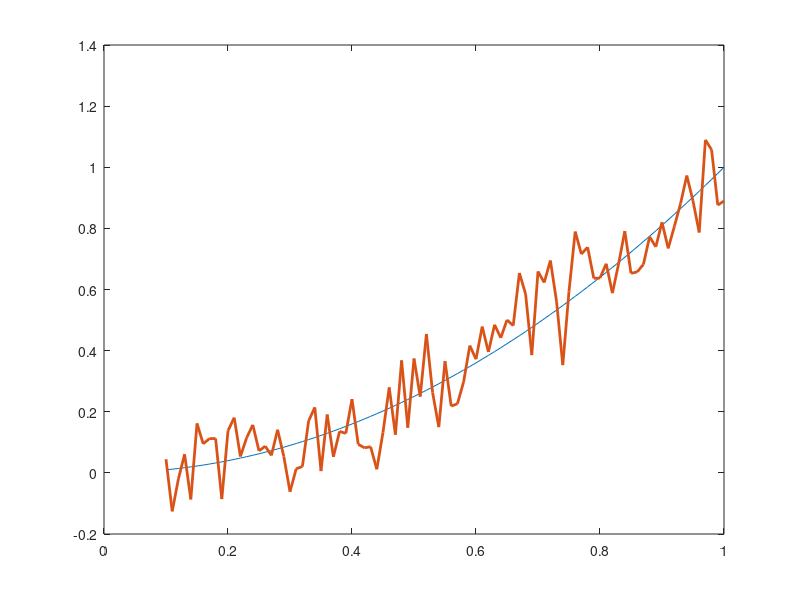
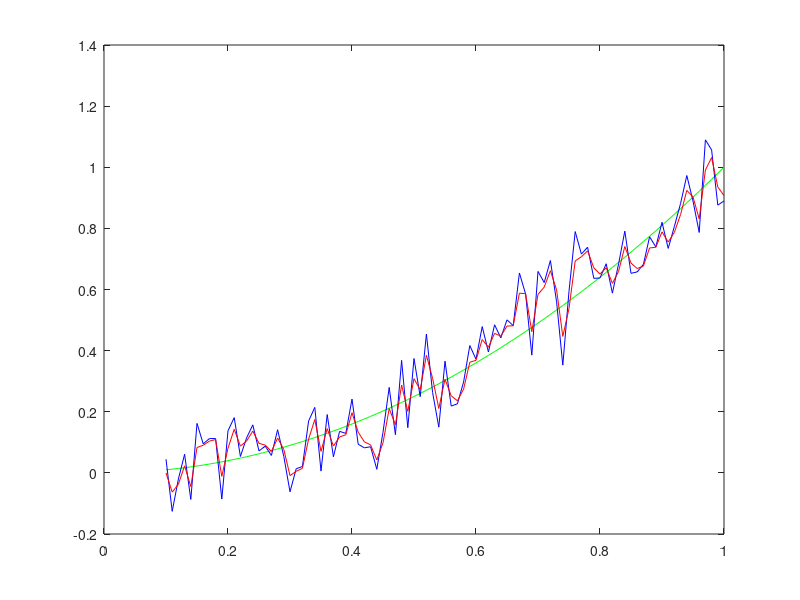
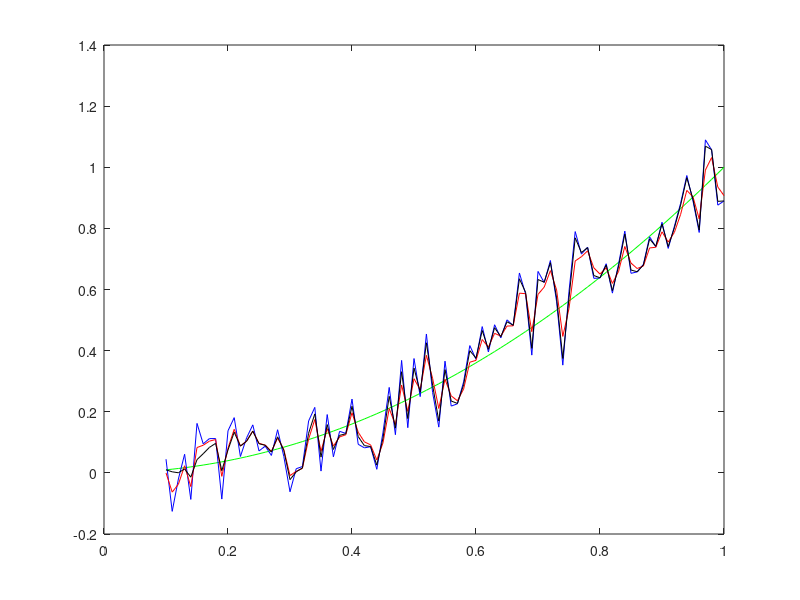

MATLAB code to generate these figures, in order:
% X(K) = F*X(K-1) + Q
% Y(K) = H*X(K) + R
% generate random signal and use KF filter

clc
clear
close all

%% data generate
t = 0.1:0.01:1;
L = length(t);

% generate real signal and measure x = t^2
x = zeros(1,L);
y = x;
for i = 1:L
    x(i) = t(i)^2;
    y(i) = x(i) + normrnd(0,0.1); % Normal distribution noise
end
figure;plot(t,x,t,y,'LineWidth',2);

 %% filter
 % Observation equation:Y(K) = X(K) + R,R~N(0,1)
 % Prediction equation: the datas are disarray for most situation  
 % for example: X(K) = X(k-1) + Q,Q~N(0,1);
 F1 = 1;
 H1 = 1;
 Q1 = 1;
 R1 = 1; % these initial value can be change
 % initial x(k)+
 Xplus1 = zeros(1,L);
 Xplus(1) = 0.01; % Xplus1(1)~N(0.01,0.01);
 Pplus1 = 0.01^2;
 % KF 
 % X(K)minus = F*X(K-1)plus;
 % P(K)minus = F*P(K-1)plus*F + Q;
 % K = P(K)minus * H' * inv(H * P(K)minus * H' + R); 
 % X(K)plus = X(K)minus + K*(y(K) - H*X(K)minus)
 % P(K)plus = (I - K*H)*P(K)minus;
 for i = 2:L
     % prediction
     Xminus1 = F1 * Xplus1(i-1);
     Pminus1 = F1*Pplus1*F1' + Q1;
     % renewal
     K1 = Pminus1 * H1 / (H1 * Pminus1 * H1' + R1);
     Xplus1(i) = Xminus1 + K1 * (y(i) - H1 * Xminus1);
     Pplus1 = (1 - K1 * H1) * Pminus1;
 end
 figure;plot(t,x,'g',t,y,'b',t,Xplus1,'r');
 
 % another example:X(K) = X(k-1) + X'(k-1)*dt + X''(k-1)*dt^2/(2!) + Q2
 % state is not a single value:X = [X(K) X'(k) X''(k)]T
 % and Y(K) = H2*X + R2, H2 = [1 0 0]
 % prediction equation:
 % X(k) = X(k-1) + X'(k-1)*dt + X''(k-1)*dt^2/(2!) + Q2
 % X'(k) = 0 * X(k-1) +  X'(k-1) + X''(k-1) * dt + Q3;
 % X''(k) = 0 * X(k-1) +  0 * X'(k-1) + X''(k-1) + Q4;
 % F = 1 dt 0.5dt^2
 %     0 1   dt
 %     0 0    1
 % H = [1 0 0]
 % Q = Q2 0 0
 %     0 Q3 0
 %     0 0 Q4 %cov 
 dt = t(2)-t(1);
 F2 = [1,dt,0.5*dt^2;0,1,dt;0,0,1];
 H2 = [1,0,0];
 Q2 = [1,0,0;0,0.01,0;0,0,0.0001];
 R2 = 20;
 Xplus2 = zeros(3,L);
 Xplus2(1,1) = 0.1^2;
 Xplus2(2,1) = 0;
 Xplus2(3,1) = 0;
 Pplus2 = [0.01,0,0;0,0.01,0;0,0,0.0001];
 for i = 2:L
    Xminus2 = F2 * Xplus2(:,i-1);
    Pminus2 = F2 * Pplus2 * F2' + Q2;
    K2 = (Pminus2*H2')/(H2 * Pminus2 * H2' + R2);
    Xplus2(:,i) = Xminus2 + K2*(y(i) - H2 * Xminus2);
    Pplus2 = (eye(3) + K2 * H2) + Pminus2;
 end
  figure;plot(t,x,'g',t,y,'b',t,Xplus1,'r',t,Xplus2(1,:),'k');
 
 
 
 
 
 